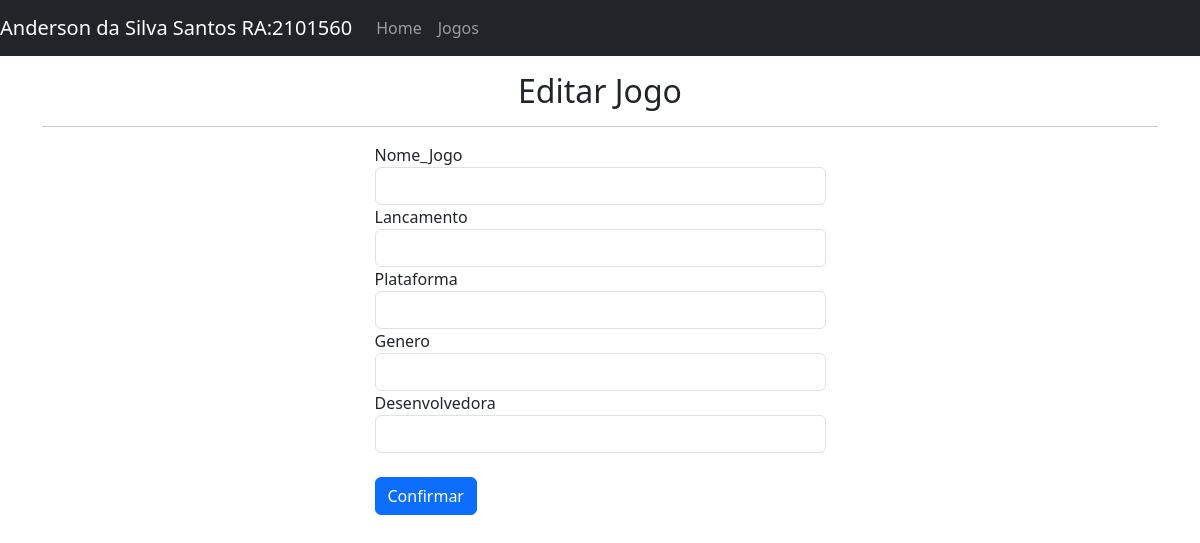
Page /edit_game/3 on the earlier database version.
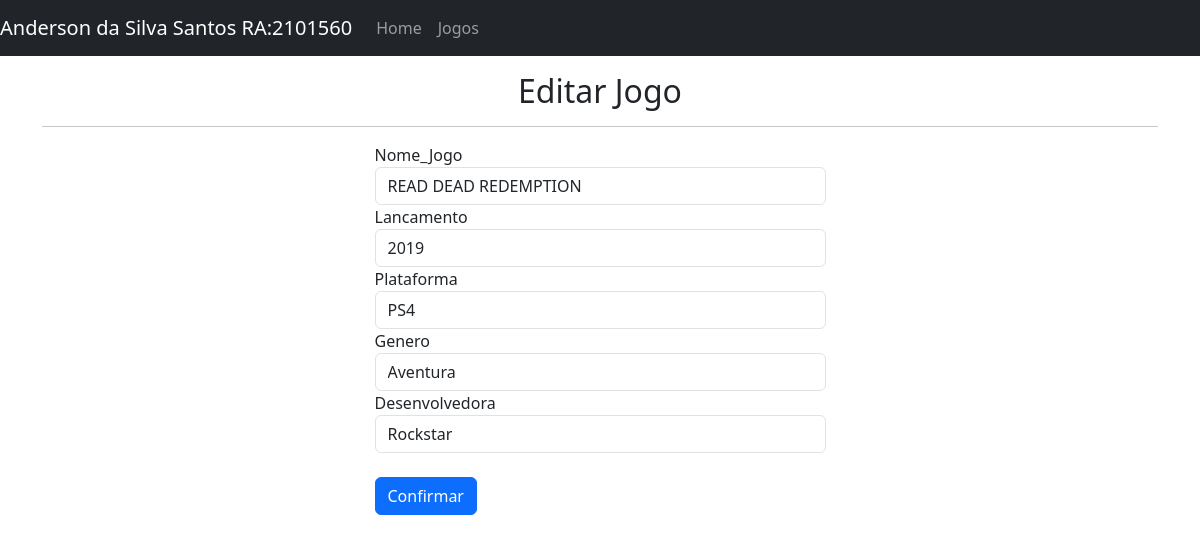
Same page on the later database version.
### tables this page shows
CREATE TABLE registro_jogo (
    ID INTEGER PRIMARY KEY AUTOINCREMENT,
    NOME_JOGO TEXT,
    LANCAMENTO TEXT,
    PLATAFORMA TEXT,
    GENERO TEXT,
    DESENVOLVEDORA TEXT
);

### jogos.py (the view, shortened to what this page needs)
@app.route("/edit_game/<string:id>", methods=["POST","GET"])
def edit_game(id):
    con = sql.connect ('registro_jogo.db')
    con.row_factory=sql.Row
    cur = con.cursor()
    cur.execute("select * from registro_jogo where ID=?", (id))
    data=cur.fetchone()
    return render_template("edit_game.html", datas=data)

### templates/edit_game.html (shortened to what this page needs)
{% extends 'layout.html' %}
{% block body %}
<h2 style="text-align: center;">Editar Jogo</h2>
    <hr>
<div class="row">
    <div class="col-5 mx-auto">
        <form method="post" action="{{url_for('edit_game', id=datas.ID)}}">
            <div class="form-group">
                <label>Nome_Jogo</label>
                <input type="text" name="nome_jogo" required class="form-control" value="{{datas.NOME_JOGO}}">
            </div>
            <div class="form-group">
                <label>Lancamento</label>
                <input type="text" name="lancamento" required class="form-control" value="{{datas.LANCAMENTO}}">
            </div>
            <div class="form-group">
                <label>Plataforma</label>
                <input type="text" name="plataforma" required class="form-control" value="{{datas.PLATAFORMA}}">
            </div>
            <div class="form-group">
                <label>Genero</label>
                <input type="text" name="genero" required class="form-control" value="{{datas.GENERO}}">
            </div>
            <div class="form-group">
                <label>Desenvolvedora</label>
                <input type="text" name="desenvolvedora" required class="form-control" value="{{datas.DESENVOLVEDORA}}">
            </div>
            <input type="submit" value="Confirmar" class="btn btn-primary">
        </form>
    </div>
</div>
{% endblock %}

Differences in the rows shown:
added registro_jogo: nome_jogo "READ DEAD REDEMPTION", lancamento "2019", plataforma "PS4", genero "Aventura", desenvolvedora "Rockstar"
